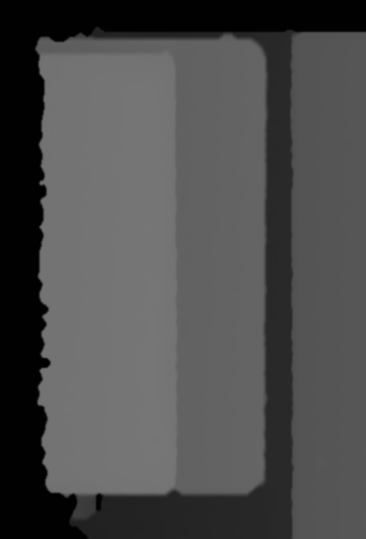
#> input picture simple2.png, 366 x 539 px
$ python main.py
#> lines starting #> are read from the running program, lines starting #| are printed output that depends on the picture; after the words box and inside, x2 and y2 are one past the last pixel; in counts of white or black regions, pixels touching at a corner belong together
### point_detection.py
# point_detection.py

import cv2

def detect_edge_points_in_roi(thresholded_image, x, y, w, h, delta_threshold=5, max_points=2):
    """
    ROI 내부에서 밝기 변화 감지하여 점들을 추출합니다.

    Args:
        thresholded_image (numpy.ndarray): 전처리된 그레이스케일 이미지.
        x, y, w, h (int): ROI의 좌표와 크기.
        delta_threshold (int): 밝기 변화 감지 임계값.
        max_points (int): 각 행에서 감지할 최대 점 수.

    Returns:
        tuple: (first_points, second_points)
    """
    first_points = []
    second_points = []

    for i in range(y + 1, y + h - 1):  # ROI 내부의 y 좌표 (위에서 아래로)
        points_marked = 0
        previous_value = None
        last_marked_position = None

        for j in range(w - 1, -1, -1):  # ROI 내부의 x 좌표 (오른쪽에서 왼쪽으로)
            pixel_value = int(thresholded_image[i, x + j])

            if previous_value is not None:
                delta = abs(pixel_value - previous_value)
                if delta >= delta_threshold:
                    if points_marked == 0 or (points_marked < max_points and abs(j - last_marked_position) > 5):
                        if points_marked == 0:
                            first_points.append((x + j, i))
                        elif points_marked == 1:
                            second_points.append((x + j, i))

                        points_marked += 1
                        last_marked_position = j

                        if points_marked == max_points:
                            break

            previous_value = pixel_value

    return first_points, second_points

def detect_brightness_changes_in_roi(nlm_denoised, roi_x, roi_y, roi_w, roi_h, image_with_roi,
                                     delta_threshold=2, max_points=3, direction='up', point_color=(0, 0, 255)):
    """
    ROI에서 밝기 변화 지점을 탐지합니다.

    Args:
        nlm_denoised (numpy.ndarray): 노이즈 제거된 이미지.
        roi_x, roi_y, roi_w, roi_h (int): ROI의 좌표와 크기.
        image_with_roi (numpy.ndarray): 결과 시각화를 위한 이미지.
        delta_threshold (int): 밝기 변화 감지 임계값.
        max_points (int): 각 축에서 감지할 최대 점 수.
        direction (str): 스캔 방향 ('up' 또는 'down').
        point_color (tuple): 시각화할 점의 색상 (B, G, R).

    Returns:
        list: 변화 감지된 좌표들의 리스트.
    """
    points = []

    if direction == 'up':
        y_range = range(roi_y + roi_h - 1, roi_y, -1)
    else:
        y_range = range(roi_y, roi_y + roi_h)

    for j in range(roi_x, roi_x + roi_w):
        points_marked = 0
        previous_value = None
        last_marked_position = None

        for i in y_range:
            pixel_value = int(nlm_denoised[i, j])

            if previous_value is not None:
                delta = abs(pixel_value - previous_value)
                if delta >= delta_threshold:
                    if points_marked == 0 or (points_marked < max_points and abs(i - last_marked_position) > 5):
                        # 변화 감지 지점에 점 표시 (시각화가 필요 없으면 이 부분을 주석 처리하세요)
                        #cv2.circle(image_with_roi, (j, i), 1, point_color, -1)

                        points.append((j, i))

                        points_marked += 1
                        last_marked_position = i

                        if points_marked == max_points:
                            break

            previous_value = pixel_value

    return points

### clustering.py
import numpy as np
from sklearn.cluster import DBSCAN
import cv2

def cluster_and_get_medians(points, eps=8, min_samples=5):
    """
    주어진 좌표 리스트에서 DBSCAN 군집화를 수행하고 각 군집의 중앙값을 반환합니다.

    Args:
        points (list of tuple): [(x1, y1), (x2, y2), ...] 형태의 좌표 리스트
        eps (float): 군집화 반경 (좌표 간 거리 기준)
        min_samples (int): 군집을 이루는 최소 포인트 수

    Returns:
        list of tuple: 각 군집의 중앙값 [(median_x1, median_y1), ...]
    """
    # 1. numpy 배열로 변환
    points_np = np.array(points)

    # 2. DBSCAN 군집화
    dbscan = DBSCAN(eps=eps, min_samples=min_samples).fit(points_np)

    # 각 좌표의 군집 레이블
    labels = dbscan.labels_

    # 군집별 좌표 분리
    unique_labels = set(labels)  # 군집 레이블 (노이즈는 -1)
    clusters = {label: [] for label in unique_labels if label != -1}  # 노이즈 제외
    for point, label in zip(points_np, labels):
        if label != -1:  # 노이즈는 제외
            clusters[label].append(point)

    # 각 군집의 중앙값 계산
    cluster_medians = []
    for cluster_points in clusters.values():
        cluster_points = np.array(cluster_points)
        median_x = int(np.median(cluster_points[:, 0]))  # x 좌표의 중앙값
        median_y = int(np.median(cluster_points[:, 1]))  # y 좌표의 중앙값
        cluster_medians.append((median_x, median_y))

    return cluster_medians  # 중앙값 좌표 반환


def filter_points_by_lines(points, line_threshold=2):
    """
    점들을 직선 기반으로 필터링합니다.

    Args:
        points (list of tuple): 점 좌표 리스트 [(x1, y1), (x2, y2), ...].
        line_threshold (float): 직선과 점 사이 허용 거리.

    Returns:
        list of tuple: 필터링된 점들.
    """
    points_np = np.array(points, dtype=np.int32)

    # 이미지 크기 설정
    max_x = max([p[0] for p in points]) + 1
    max_y = max([p[1] for p in points]) + 1
    blank_image = np.zeros((max_y, max_x), dtype=np.uint8)

    # 빨간 점들을 이미지에 표시
    for x, y in points:
        blank_image[y, x] = 255

    # 허프 변환으로 직선 검출
    lines = cv2.HoughLinesP(blank_image, 1, np.pi / 180, threshold=10, minLineLength=20, maxLineGap=5)

    # 직선 기반 점 필터링
    if lines is None:
        return points  # 검출된 직선이 없으면 원본 반환

    filtered_points = []
    for line in lines:
        x1, y1, x2, y2 = line[0]
        for x, y in points:
            # 점과 직선 간 거리 계산
            distance = abs((y2 - y1) * x - (x2 - x1) * y + x2 * y1 - y2 * x1) / np.sqrt((y2 - y1) ** 2 + (x2 - x1) ** 2)
            if distance < line_threshold:
                filtered_points.append((x, y))

    return filtered_points

# [11 lines that do not run on import are left out]

### main.py
import cv2
import numpy as np
from sklearn.linear_model import LinearRegression
from clustering import *
from point_detection import *

# 그레이스케일 이미지 불러오기
#original_image = cv2.imread('difficult.png', cv2.IMREAD_GRAYSCALE)
#original_image = cv2.imread('difficult2.png', cv2.IMREAD_GRAYSCALE)
#original_image = cv2.imread('simple.png', cv2.IMREAD_GRAYSCALE)
original_image = cv2.imread('simple2.png', cv2.IMREAD_GRAYSCALE)
#> original_image is the input picture: shape (539, 366); min 1, max 118, mean 76.8

# 큰 ROI 설정
#x, y, w, h = 70, 30, 220, 350  # difficult1
#x, y, w, h = 30, 30, 200, 370  # difficult2
#x, y, w, h = 30, 30, 220, 320  # simple.png
x, y, w, h = 80, 10, 200, 500  # simple2

# ROI 시각적 표시를 위한 컬러 변환
image_with_roi = cv2.cvtColor(original_image, cv2.COLOR_GRAY2BGR)

# ROI 강조 표시
cv2.rectangle(image_with_roi, (x, y), (x + w, y + h), (0, 255, 0), 2)

# 원본 이미지 전체에 밝기 값 45 이하를 0으로 처리
threshold_value = 45
_, thresholded_image = cv2.threshold(original_image, threshold_value, 255, cv2.THRESH_TOZERO)
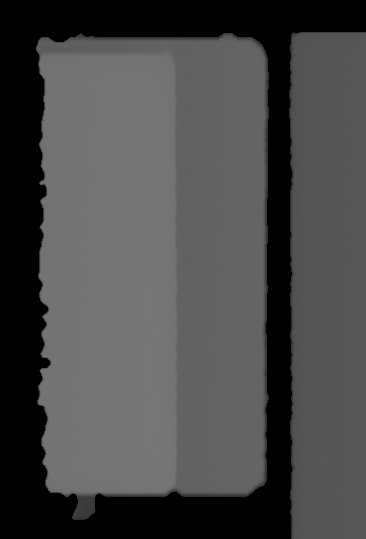
#> thresholded_image: shape (539, 366); min 0, max 118, mean 72.5


# ROI 내부에서 밝기 변화 감지하여 점 찍기
first_points, second_points = detect_edge_points_in_roi(
    thresholded_image, x, y, w, h, delta_threshold=5, max_points=2
)
#> after the loop in detect_edge_points_in_roi, `for i in range(y + 1, y + h - 1):`: first_points = 476 pairs, first value 94 to 268, second value 33 to 508; second_points = 451 pairs, first value 172 to 262, second value 33 to 496

# [16 lines of commented-out code are left out]
first_x = [point[0] for point in first_points]
#> first_x = 476 values, max 268 at index 39, min 94 at index 464, mean 261.3
first_y = [point[1] for point in first_points]
#> first_y = 476 values from 33 to 508

# 두 번째 점들의 x, y 좌표 추출
second_x = [point[0] for point in second_points]
#> second_x = 451 values, max 262 at index 350, min 172 at index 12, mean 179.5
second_y = [point[1] for point in second_points]
#> second_y = 451 values from 33 to 496

# 중앙값 계산 및 정수형으로 변환
first_median = (int(np.median(first_x)), int(np.median(first_y)))
#> first_median = (266, 270)
second_median = (int(np.median(second_x)), int(np.median(second_y)))
#> second_median = (176, 271)

# 결과 출력
# print("첫 번째 점들의 중앙값:", first_median)
# print("두 번째 점들의 중앙값:", second_median)

# 중앙값 위치에 노란 점 표시
cv2.circle(image_with_roi, first_median, 3, (0, 255, 255), -1)  # 첫 번째 중앙값 좌표에 노란 점
cv2.circle(image_with_roi, second_median, 3, (0, 255, 255), -1)  # 두 번째 중앙값 좌표에 노란 점

# 이미지 크기
image_width, image_height = original_image.shape[1], original_image.shape[0]

# 왼쪽 위 작은 ROI
top_left_roi_x = max(0, second_median[0] - 85)
#> top_left_roi_x = 91
top_left_roi_y = max(0, y)
top_left_roi_w = min(80, image_width - top_left_roi_x)
#> top_left_roi_w = 80
top_left_roi_h = max(0, y + h - min(first_median[1], second_median[1]) - 120)
#> top_left_roi_h = 120

# 오른쪽 위 작은 ROI
top_right_roi_x = max(0, second_median[0] + 5)
#> top_right_roi_x = 181
top_right_roi_y = max(0, y)
top_right_roi_w = max(0, first_median[0] - top_right_roi_x - 5)
#> top_right_roi_w = 80
top_right_roi_h = max(0, y + h - min(first_median[1], second_median[1]) - 120)
#> top_right_roi_h = 120

# 왼쪽 아래 작은 ROI
btm_left_roi_x = max(0, second_median[0] - 85)
#> btm_left_roi_x = 91
btm_left_roi_y = max(0, int(max(first_median[1], second_median[1]) + 120))
#> btm_left_roi_y = 391
btm_left_roi_w = min(80, image_width - btm_left_roi_x)
#> btm_left_roi_w = 80
btm_left_roi_h = max(0, y + h - btm_left_roi_y)
#> btm_left_roi_h = 119

# 오른쪽 아래 작은 ROI
btm_right_roi_x = max(0, second_median[0] + 5)
#> btm_right_roi_x = 181
btm_right_roi_y = max(0, int(max(first_median[1], second_median[1]) + 120))
#> btm_right_roi_y = 391
btm_right_roi_w = max(0, first_median[0] - btm_right_roi_x - 5)
#> btm_right_roi_w = 80
btm_right_roi_h = max(0, y + h - btm_right_roi_y)
#> btm_right_roi_h = 119

# 왼쪽 위 작은 ROI 그리기
cv2.rectangle(image_with_roi, (top_left_roi_x, top_left_roi_y),
              (top_left_roi_x + top_left_roi_w, top_left_roi_y + top_left_roi_h),
              (255, 0, 0), 2)

# 오른쪽 위 작은 ROI 그리기
cv2.rectangle(image_with_roi, (top_right_roi_x, top_right_roi_y),
              (top_right_roi_x + top_right_roi_w, top_right_roi_y + top_right_roi_h),
              (255, 0, 0), 2)

# 왼쪽 아래 작은 ROI 작은 ROI 그리기
cv2.rectangle(image_with_roi, (btm_left_roi_x, btm_left_roi_y),
              (btm_left_roi_x + btm_left_roi_w, btm_left_roi_y + btm_left_roi_h),
              (255, 0, 0), 2)

# 오른쪽 아래 작은 ROI 그리기
cv2.rectangle(image_with_roi, (btm_right_roi_x, btm_right_roi_y),
              (btm_right_roi_x + btm_right_roi_w, btm_right_roi_y + btm_right_roi_h),
              (255, 0, 0), 2)
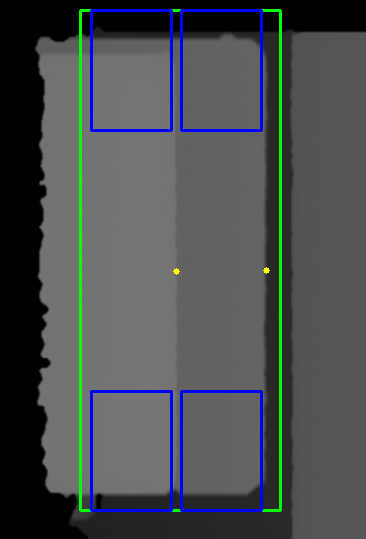
#> image_with_roi: shape (539, 366, 3); mean B, G, R 79.9, 77.9, 73.8

# Non-Local Means 필터 적용
nlm_denoised = cv2.fastNlMeansDenoising(
    thresholded_image, None, h=10, templateWindowSize=7, searchWindowSize=21
)

# 왼쪽 위 작은 ROI 밑에서부터 위로 스캔하기 (y축 기준으로 밝기 변화 탐지)
top_left_points = detect_brightness_changes_in_roi(
    nlm_denoised, top_left_roi_x, top_left_roi_y, top_left_roi_w, top_left_roi_h,
    image_with_roi, delta_threshold=2, max_points=3, direction='up', point_color=(0, 0, 255)
)
#> after the loop in detect_brightness_changes_in_roi, `for j in range(roi_x, roi_x + roi_w):`: points = 164 pairs, first value 91 to 170, second value 35 to 56
#> top_left_points has the same summary as points in detect_brightness_changes_in_roi

# 직선 기반 점 필터링
filtered_points = filter_points_by_lines(top_left_points, line_threshold=2)
#> in filter_points_by_lines, `points_np = np.array(points, dtype=np.int32)`: points_np has the same summary as points in detect_brightness_changes_in_roi
#> in filter_points_by_lines, `max_x = max([p[0] for p in points]) + 1`: max_x = 171
#> in filter_points_by_lines, `max_y = max([p[1] for p in points]) + 1`: max_y = 57
#> the loop in filter_points_by_lines, `for x, y in points:` made 164 passes
#> (x, y) on passes 1 to 3: (91, 55), (91, 40), (92, 55)
#> after the loop in filter_points_by_lines, `for x, y in points:`:
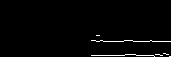
#> blank_image: shape (57, 171); 1.7% white in thin lines or dots, all inside (x1, y1, x2, y2) = (91, 35, 171, 57)
#> in filter_points_by_lines, `lines = cv2.HoughLinesP(blank_image, 1, np.pi / 180, threshold=10, min..`: lines = [[91, 55, 124, 55], [96, 41, 123, 41], [133, 41, 161, 41]]
#> the loop in filter_points_by_lines, `for line in lines:` made 3 passes
#> after the loop in filter_points_by_lines, `for line in lines:`: filtered_points = 237 pairs, first value 91 to 170, second value 40 to 56

# DBSCAN 군집 중앙값 계산
top_left_cluster_medians = cluster_and_get_medians(filtered_points)
#> in cluster_and_get_medians, `points_np = np.array(points)`: points_np has the same summary as filtered_points in filter_points_by_lines
#> in cluster_and_get_medians, `labels = dbscan.labels_`: labels = 237 values from 0 to 1
#> in cluster_and_get_medians, `unique_labels = set(labels)`: unique_labels = 2 items
#> in cluster_and_get_medians, `clusters = {label: [] for label in unique_labels if label != -1}`: clusters = {0: [], 1: []}
#> the loop in cluster_and_get_medians, `for point, label in zip(points_np, labels):` made 237 passes
#> point on passes 1 to 3: [91, 55], [92, 55], [93, 55]
#> the loop in cluster_and_get_medians, `for cluster_points in clusters.values():` made 2 passes
#> (median_x, median_y) on passes 1 to 2: (129, 55), (130, 41)
#> after the loop in cluster_and_get_medians, `for cluster_points in clusters.values():`: cluster_medians = [(129, 55), (130, 41)]
#> top_left_cluster_medians = [(129, 55), (130, 41)]

# 중앙값 좌표에 동그라미 그리기
# for (x, y) in top_left_cluster_medians:
#     cv2.circle(image_with_roi, (x, y), 3, (255, 255, 0), -1)  # 초록색 동그라미


# 오른쪽 위 작은 ROI 밑에서부터 위로 스캔하기 (y축 기준으로 밝기 변화 탐지)
top_right_points = detect_brightness_changes_in_roi(
    nlm_denoised, top_right_roi_x, top_right_roi_y, top_right_roi_w, top_right_roi_h,
    image_with_roi, delta_threshold=2, max_points=3, direction='up', point_color=(0, 0, 255)
)
#> top_right_points = 107 pairs, first value 181 to 260, second value 32 to 50

# 직선 기반 점 필터링
filtered_points = filter_points_by_lines(top_right_points, line_threshold=2)
#> call 2 of filter_points_by_lines, with line_threshold = 2
#> in filter_points_by_lines (call 2), `points_np = np.array(points, dtype=np.int32)`: points_np has the same summary as top_right_points outside filter_points_by_lines
#> in filter_points_by_lines (call 2), `max_x = max([p[0] for p in points]) + 1`: max_x = 261
#> in filter_points_by_lines (call 2), `max_y = max([p[1] for p in points]) + 1`: max_y = 51
#> the loop in filter_points_by_lines (call 2), `for x, y in points:` made 107 passes
#> (x, y) on passes 1 to 4: (181, 41), (182, 41), (183, 41), (184, 41)
#> after the loop in filter_points_by_lines (call 2), `for x, y in points:`:
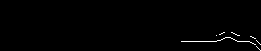
#> blank_image: shape (51, 261); 0.8% white in thin lines or dots, all inside (x1, y1, x2, y2) = (181, 32, 261, 51)
#> in filter_points_by_lines (call 2), `lines = cv2.HoughLinesP(blank_image, 1, np.pi / 180, threshold=10, min..`: lines = [[181, 41, 216, 41]]
#> the loop in filter_points_by_lines (call 2), `for line in lines:` made 1 pass
#> after the loop in filter_points_by_lines (call 2), `for line in lines:`: filtered_points = 60 pairs, first value 181 to 258, second value 40 to 42

# DBSCAN 군집 중앙값 계산
top_right_cluster_medians = cluster_and_get_medians(filtered_points)
#> the loop in cluster_and_get_medians (call 2), `for point, label in zip(points_np, labels):` made 60 passes
#> (point, label) on passes 1 to 4: ([181, 41], 0), ([182, 41], 0), ([183, 41], 0), ([184, 41], 0)
#> the loop in cluster_and_get_medians (call 2), `for cluster_points in clusters.values():` made 2 passes
#> (median_x, median_y) on passes 1 to 2: (200, 41), (244, 41)
#> top_right_cluster_medians = [(200, 41), (244, 41)]
# 중앙값 좌표에 동그라미 그리기
# for (x, y) in top_right_cluster_medians:
#     cv2.circle(image_with_roi, (x, y), 3, (255, 255, 0), -1)  # 초록색 동그라미

# 왼쪽 아래 작은 ROI 위에서부터 밑으로 스캔하기 (y축 기준으로 밝기 변화 탐지)
btm_left_points = detect_brightness_changes_in_roi(
    nlm_denoised, btm_left_roi_x, btm_left_roi_y, btm_left_roi_w, btm_left_roi_h,
    image_with_roi, delta_threshold=2, max_points=3, direction='down', point_color=(0, 0, 255)
)
#> btm_left_points = 124 pairs, first value 91 to 170, second value 487 to 498

# 직선 기반 점 필터링
filtered_points = filter_points_by_lines(btm_left_points, line_threshold=2)
#> call 3 of filter_points_by_lines, with line_threshold = 2
#> in filter_points_by_lines (call 3), `points_np = np.array(points, dtype=np.int32)`: points_np has the same summary as btm_left_points outside filter_points_by_lines
#> in filter_points_by_lines (call 3), `max_x = max([p[0] for p in points]) + 1`: max_x = 171
#> in filter_points_by_lines (call 3), `max_y = max([p[1] for p in points]) + 1`: max_y = 499
#> the loop in filter_points_by_lines (call 3), `for x, y in points:` made 124 passes
#> (x, y) on passes 1 to 4: (91, 492), (91, 498), (92, 492), (92, 498)
#> after the loop in filter_points_by_lines (call 3), `for x, y in points:`:
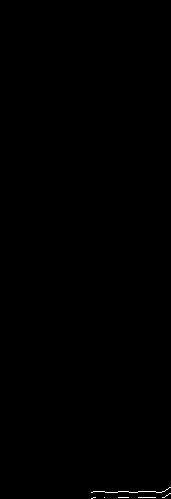
#> blank_image: shape (499, 171); 0.15% white in thin lines or dots, all inside (x1, y1, x2, y2) = (91, 487, 171, 499)
#> in filter_points_by_lines (call 3), `lines = cv2.HoughLinesP(blank_image, 1, np.pi / 180, threshold=10, min..`: lines = None
#> filtered_points has the same summary as btm_left_points

# DBSCAN 군집 중앙값 계산
btm_left_cluster_medians = cluster_and_get_medians(filtered_points)
#> btm_left_cluster_medians = [(135, 492)]
# 중앙값 좌표에 동그라미 그리기
# for (x, y) in btm_left_cluster_medians:
#     cv2.circle(image_with_roi, (x, y), 3, (255, 255, 0), -1)  # 초록색 동그라미


# 오른쪽 아래 작은 ROI 위에서부터 밑으로 스캔하기 (y축 기준으로 밝기 변화 탐지)
btm_right_points = detect_brightness_changes_in_roi(
    nlm_denoised, btm_right_roi_x, btm_right_roi_y, btm_right_roi_w, btm_right_roi_h,
    image_with_roi, delta_threshold=2, max_points=3, direction='down', point_color=(0, 0, 255)
)
#> btm_right_points = 136 pairs, first value 181 to 260, second value 481 to 498

# 직선 기반 점 필터링
filtered_points = filter_points_by_lines(btm_right_points, line_threshold=2)
#> call 4 of filter_points_by_lines, with line_threshold = 2
#> in filter_points_by_lines (call 4), `points_np = np.array(points, dtype=np.int32)`: points_np has the same summary as btm_right_points outside filter_points_by_lines
#> in filter_points_by_lines (call 4), `max_x = max([p[0] for p in points]) + 1`: max_x = 261
#> the loop in filter_points_by_lines (call 4), `for x, y in points:` made 136 passes
#> (x, y) on passes 1 to 4: (181, 491), (182, 491), (182, 497), (183, 491)
#> after the loop in filter_points_by_lines (call 4), `for x, y in points:`:
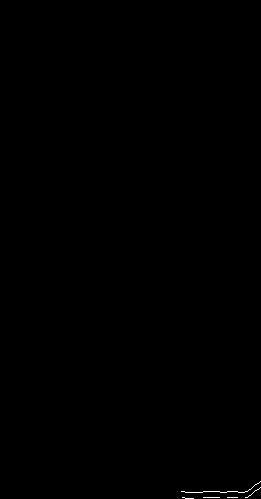
#> blank_image: shape (499, 261); 0.1% white in thin lines or dots, all inside (x1, y1, x2, y2) = (181, 481, 261, 499)
#> filtered_points has the same summary as btm_right_points

# DBSCAN 군집 중앙값 계산
btm_right_cluster_medians = cluster_and_get_medians(filtered_points)
#> btm_right_cluster_medians = [(219, 492)]
# 중앙값 좌표에 동그라미 그리기
# for (x, y) in btm_right_cluster_medians:
#     cv2.circle(image_with_roi, (x, y), 3, (255, 255, 0), -1)  # 초록색 동그라미


# y좌표가 가장 큰 점 선택
if top_left_cluster_medians:
    top_left_point = max(top_left_cluster_medians, key=lambda p: p[1])
#> top_left_point = (129, 55)
    #print("Top Left Point:", top_left_point)
else:
    top_left_point = None

# y좌표가 가장 큰 점 선택
if top_right_cluster_medians:
    top_right_point = max(top_right_cluster_medians, key=lambda p: p[1])
#> top_right_point = (200, 41)
    #print("Top Right Point:", top_right_point)
else:
    top_right_point = None

# y좌표가 가장 작은 점 선택
if btm_left_cluster_medians:
    btm_left_point = min(btm_left_cluster_medians, key=lambda p: p[1])
#> btm_left_point = (135, 492)
    #print("Bottom Left Point:", btm_left_point)
else:
    btm_left_point = None

# y좌표가 가장 작은 점 선택
if btm_right_cluster_medians:
    btm_right_point = min(btm_right_cluster_medians, key=lambda p: p[1])
#> btm_right_point = (219, 492)
    #print("Bottom Right Point:", btm_right_point)
else:
    btm_right_point = None

if top_left_point is not None:
    cv2.circle(image_with_roi, top_left_point, 3, (0, 255, 0), -1)  # 초록색 점

if top_right_point is not None:
    cv2.circle(image_with_roi, top_right_point, 3, (0, 255, 0), -1)

if btm_left_point is not None:
    cv2.circle(image_with_roi, btm_left_point, 3, (0, 255, 0), -1)

if btm_right_point is not None:
    cv2.circle(image_with_roi, btm_right_point, 3, (0, 255, 0), -1)

overlap_top_peak = max(top_left_point[1], top_right_point[1])
#> overlap_top_peak = 55
overlap_btm_peak = min(btm_left_point[1], btm_right_point[1])
#> overlap_btm_peak = 492

#print("Top Peak:", overlap_top_peak)
#print("Bottom Peak:", overlap_btm_peak)

# top_peak에 20을 더하고, btm_peak에서 20을 뺌
overlap_top_peak += 20
#> overlap_top_peak = 75
overlap_btm_peak -= 20
#> overlap_btm_peak = 472

# welding_points 리스트에 점들을 추가
welding_points = []
for point in second_points:
    x_coord, y_coord = point
    if overlap_top_peak <= y_coord <= overlap_btm_peak:
        welding_points.append(point)
#> this loop made 451 passes
#> (x_coord, y_coord) on passes 1 to 3: (223, 33), (223, 34), (223, 35)
#> after the loop, welding_points = 398 pairs, first value 174 to 262, second value 75 to 472

# 데이터 준비
welding_points_array = np.array(welding_points)
#> welding_points_array has the same summary as welding_points
x_coords = welding_points_array[:, 0]  # 종속 변수
#> x_coords = 398 values, max 262 at index 321, min 174 at index 19, mean 176.5
y_coords = welding_points_array[:, 1]  # 독립 변수
#> y_coords = 398 values from 75 to 472

# 2D 배열 형태로 변환
y_coords_reshaped = y_coords.reshape(-1, 1)
#> y_coords_reshaped = 398 values from 75 to 472

# 선형 회귀 모델 학습
model = LinearRegression()
model.fit(y_coords_reshaped, x_coords)

# x 좌표 예측
predicted_x = model.predict(y_coords_reshaped)
#> predicted_x = 398 values from 174.1 to 178.9

# 임계값 기준으로 필터링 (예: ±5)
threshold = 5
filtered_welding_points = [
    point for point, pred_x in zip(welding_points, predicted_x)
    if abs(point[0] - pred_x) <= threshold
]
#> filtered_welding_points = 394 pairs, first value 174 to 177, second value 75 to 472

outliers = [point for point, pred_x in zip(welding_points, predicted_x) if abs(point[0] - pred_x) > threshold]
#> outliers = [(262, 396), (262, 397), (262, 398), (262, 399)]
print("제거된 점들 (이상치):", outliers)
#| 제거된 점들 (이상치): [(262, 396), (262, 397), (262, 398), (262, 399)]

# welding_points를 y좌표 기준으로 정렬
welding_points_sorted = sorted(filtered_welding_points, key=lambda p: p[1])
#> welding_points_sorted has the same summary as filtered_welding_points

# 점들을 연결하는 선 그리기
for i in range(len(welding_points_sorted) - 1):
    pt1 = welding_points_sorted[i]
    pt2 = welding_points_sorted[i + 1]
    cv2.line(image_with_roi, pt1, pt2, (255, 0, 255), 2)  # 보라색 선으로 연결
#> this loop made 393 passes
#> (pt1, pt2) on passes 1 to 3: ((175, 75), (175, 76)), ((175, 76), (175, 77)), ((175, 77), (175, 78))
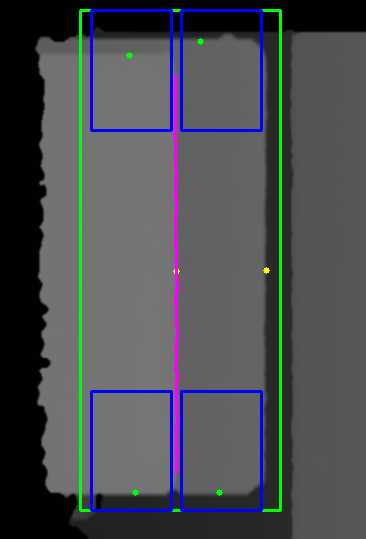
#> image_with_roi: shape (539, 366, 3); mean B, G, R 80.8, 77.3, 74.7

# 결과 시각화
cv2.imshow('ROI Visualization', image_with_roi)
cv2.waitKey(0)
cv2.destroyAllWindows()
